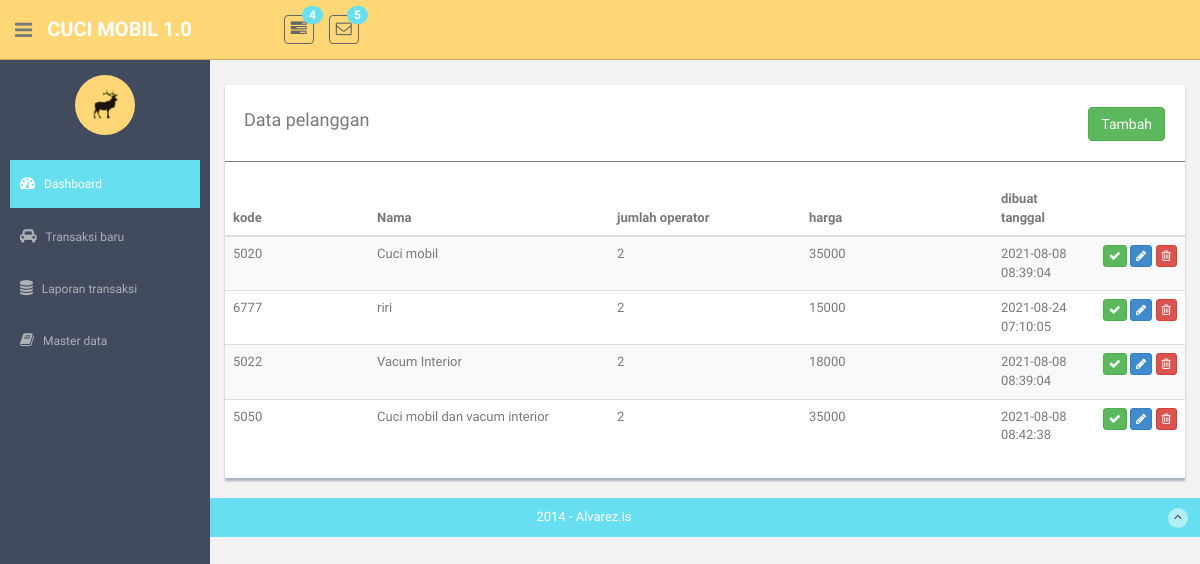
Page /services on the earlier database version.
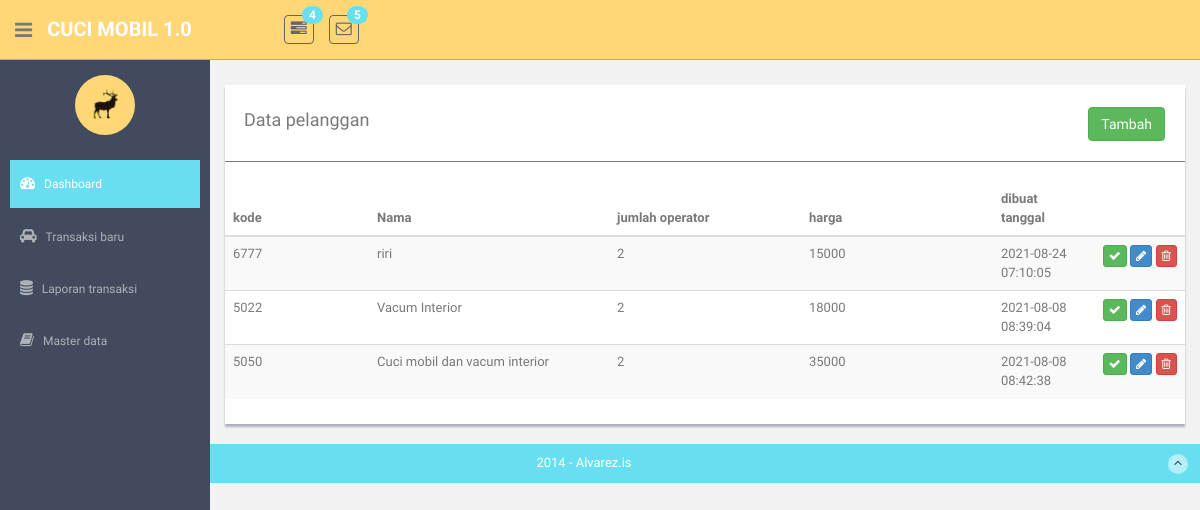
Same page on the later database version.
### model/Services.py (models this page shows)
class Servs(Model):
    id = IntegerField(primary_key=True)
    code = CharField()
    name = CharField()
    price = IntegerField()
    many_operators = IntegerField()
    created_on = CharField()
    class Meta:
        database = db
        db_table = 'services'

### routes_services.py (the view)
@app.route("/services", methods=["GET"])
def services():
    services = ServicesController.list_services()
    print(services)
    return render_template('references/services/services-list.html', services=services)

### controller/ServicesController.py (called while the page is built)
    @staticmethod
    def list_services():
        return Servs.select()

### templates/references/services/services-list.html (shortened to what this page needs)
{% extends "layout.html" %}
{% block content %}
<div class="row mt">
      <div class="col-md-12">
          <div class="content-panel">
              <table class="table table-striped table-advance table-hover">
                <div >
                    <div style="float:left;"><h4>&nbsp; Data pelanggan</h4></div>
                    <div class="pull-right" style="padding-top:7px;padding-right:20px;">
                        <button class="btn btn-success " onclick="javscript:openModal(0)">Tambah</button>
                    </div>
                </div>
                <hr/>
                  <thead>
                  <tr>
                      <th width="15%"> kode</th>
                      <th width="25%"> Nama</th>
                      <th width="20%"> jumlah operator</th>
                      <th width="20%"> harga</th>
                      <th width="10%"> dibuat tanggal</th>
                      <th width="20%"></th>
                  </tr>
                  </thead>
                  <tbody>
                  {% for item in services %}
                  <tr>
                      <td>{{ item.code }} </td>
                      <td>{{ item.name }} </td>
                      <td>{{ item.many_operators }} </td>
                      <td>{{ item.price }} </td>
                      <td>{{ item.created_on }} </td>
                      <td align="right">
                          <button class="btn btn-success btn-xs"><i class="fa fa-check"></i></button>
                          <button class="btn btn-primary btn-xs"  onclick="javscript:openModal({{ item.id }})"><i class="fa fa-pencil"></i></button>
                          <button class="btn btn-danger btn-xs" onclick="javscript:deleteRecord({{ item.id }})"><i class="fa fa-trash-o "></i></button>
                      </td>
                  </tr>
                 {% endfor %}
                  </tbody>
              </table>
          </div>
      </div>
  </div>
{% endblock %}

Differences in the rows shown:
removed Servs: code "5020", name "Cuci mobil", many_operators "2", price "35000", created_on "2021-08-08 08:39:04"
